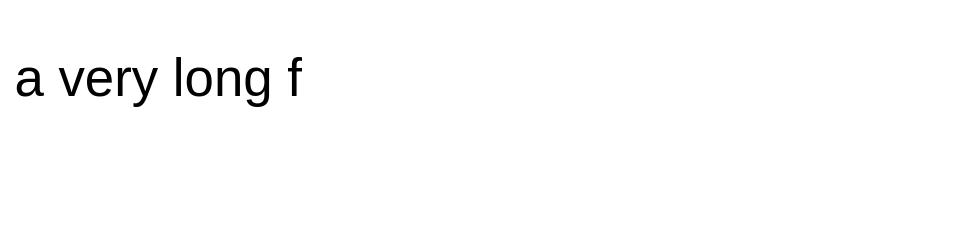

Here is the Vega-Lite specification saved for this chart:
### Vega specification from a JSON file in a GitHub repository (floating-point values rounded to 4 significant figures)
{"width": 200, "height": 50, "marks": [{"type": "text", "encode": {"enter": {"x": {"value": 3}, "y": {"value": 20}, "text": {"value": "a very long first label indeed"}, "limit": {"value": 60}, "ellipsis": {"value": [null]}}}}]}
